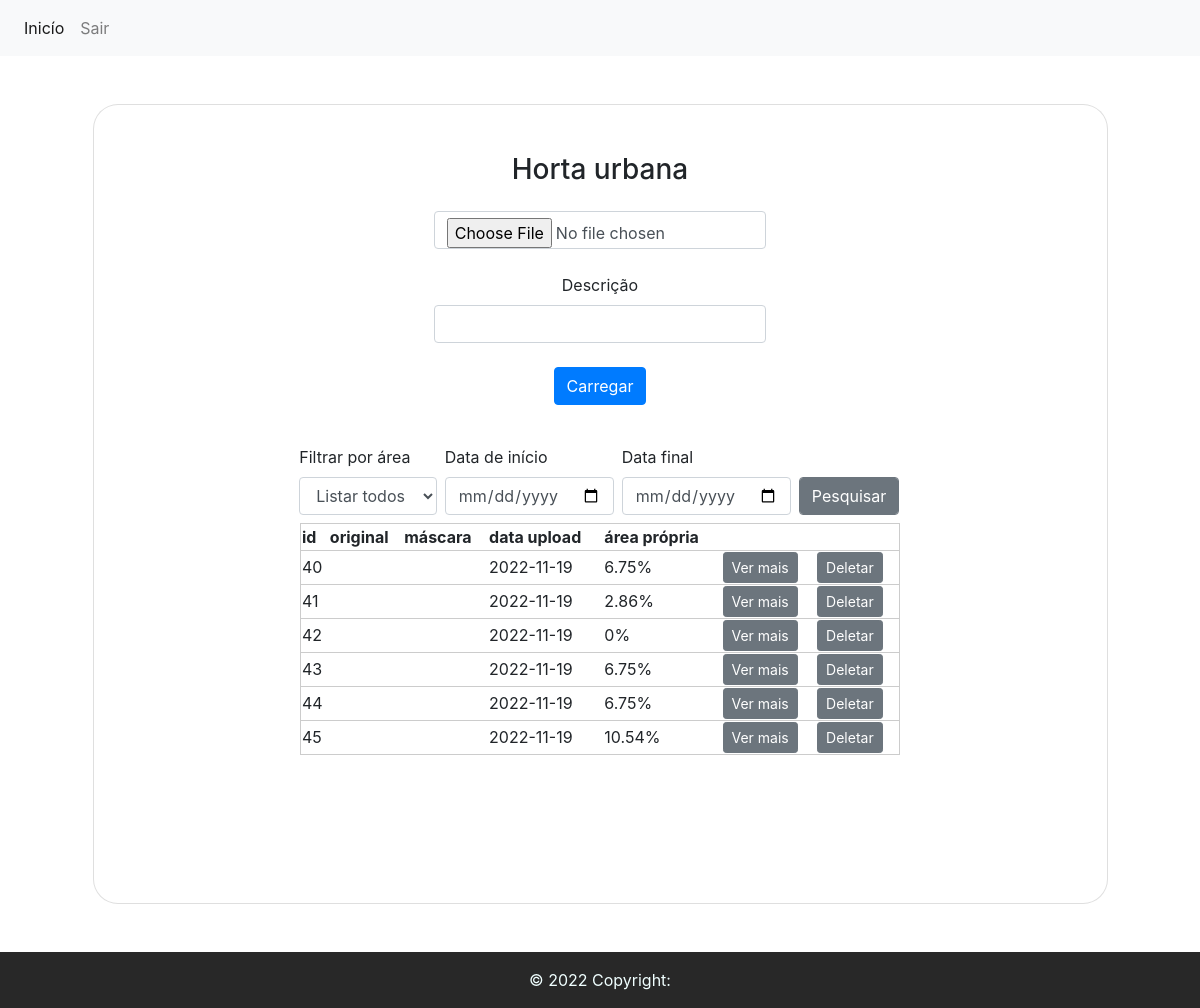
The page /index/1 (signed in) on the database as committed earlier.
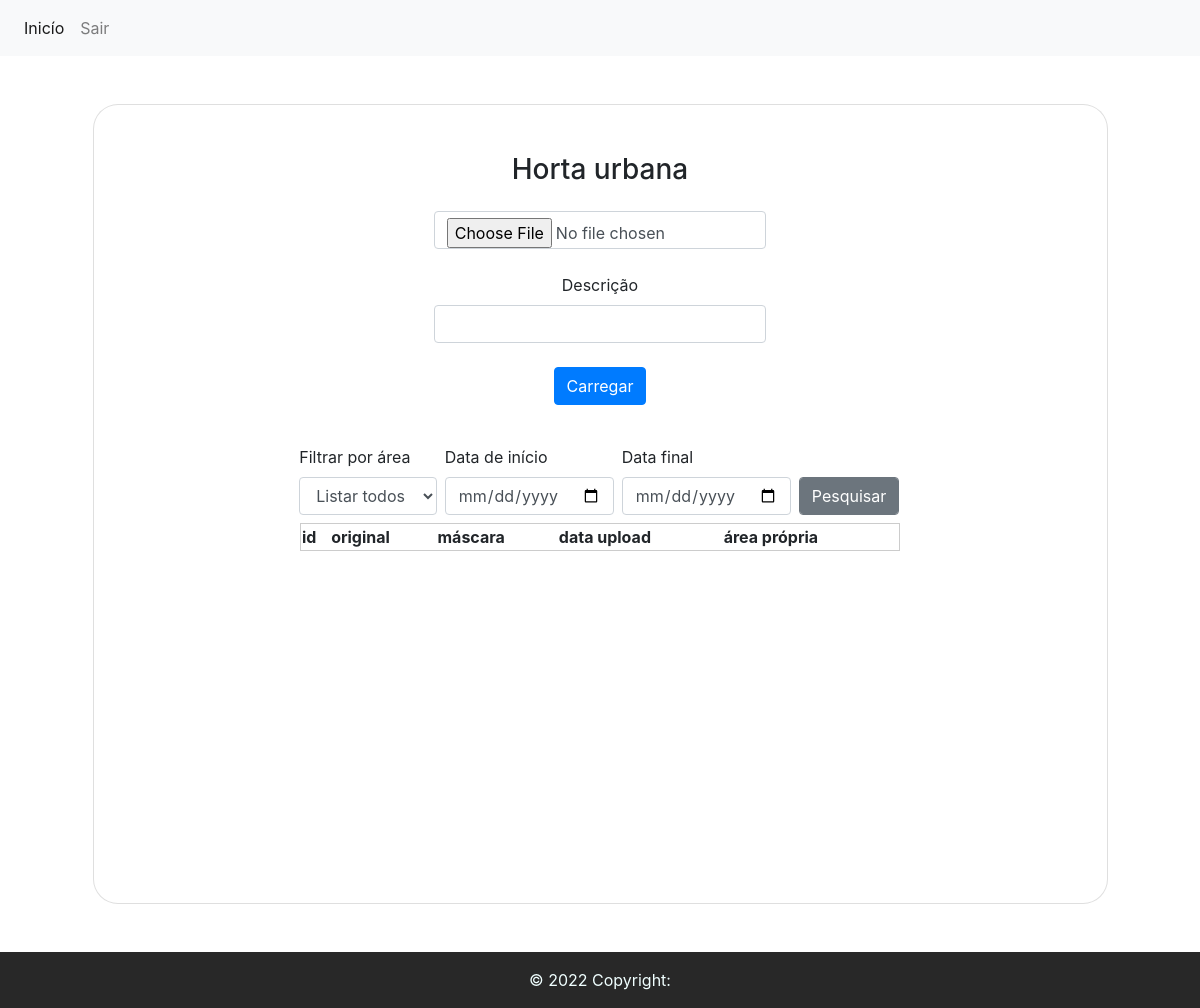
The same page on the database as committed later.
### tables this page shows
CREATE TABLE image (id INTEGER PRIMARY KEY NOT NULL, image_name STRING (256), description VARCHAR (512), image_path STRING (256), mask_path STRING (256), result_path VARCHAR (256), proper_area NUMERIC, date_upload DATE, polygon VARCHAR (1024), area NUMERIC, user_id INTEGER REFERENCES user (id));

### app.py (the view, shortened to what this page needs)
@app.route("/index/<id>", methods=('GET', 'POST'))
def index(id):
    if session.get("id"):
        session_id = session['id'][0]
    else:
        session_id = 0
    if id == session_id:
        conn = get_db_connection()
        posts = conn.execute('SELECT * FROM image where user_id = (?)', [id]).fetchall()
        conn.close()
        if request.method == 'GET':
            return render_template('index.html', posts=posts)
    else:
        return redirect(url_for('logout'))

### app.py (called while the page is built)
def get_db_connection():
    conn = sqlite3.connect('gardens.db')
    conn.row_factory = sqlite3.Row
    return conn

### templates/index.html (shortened to what this page needs)
<!DOCTYPE html>
<html lang="pt-br">
<head>
    <link rel="stylesheet" href="https://cdn.jsdelivr.net/npm/bootstrap@4.3.1/dist/css/bootstrap.min.css"
>
</head>
<body>
    {% block y %}
    {% if session.id %}
    <nav class="navbar navbar-expand-lg navbar-light bg-light">
        <div class="collapse navbar-collapse" id="navbarNavAltMarkup">
          <div class="navbar-nav">
            <a class="nav-item nav-link active" href="/home2">Inicío<span class="sr-only">(current)</span></a>
            <a class="nav-item nav-link" href="/logout">Sair</a>
          </div>
        </div>
      </nav>
    <section>
        <div class="container h-100 mt-5 mb-5">
            <div class="row d-flex justify-content-center align-items-center h-100">
                <div class="col-lg-12 col-xl-11">
                    <div class="card text-black" style="min-height: 800px; border-radius: 25px;">
                        <div class="card-body p-md-5">
                            <div class="row justify-content-center">
                                <div class="col-md-10 col-lg-6 col-xl-5 order-2 order-lg-1">
                                    <h3 class="text-center">Horta urbana</h3>
                                    <form class="p-3 text-center" id="form1" method="post"
                                        enctype="multipart/form-data">
                                        <div class="d-flex flex-row align-items-center mb-4">
                                            <div class="form-outline flex-fill mb-0">
                                                <input class="form-control" type="file" name="file" id="file" accept=".jpg,.jpeg,.png,.tif,.tiff">
                                            </div>
                                        </div>
                                        <div class="d-flex flex-row align-items-center mb-4">
                                            <div class="form-outline flex-fill mb-0">
                                                <label class="form-label" for="description">Descrição</label>
                                                <input class="form-control" type="text" name="description"
                                                    id="description">
                                                <input type="submit" class="btn btn-primary mt-2" value="Carregar"
                                                    name="button" id="button" onclick="check_inputs()" />
                                            </div>
                                        </div>
                                    </form>
                                    <form class="mx-1 mx-md-4" method="post" enctype="multipart/form-data">
                                        <div class="d-flex flex-row align-items-center"
                                            style="width: 600px; margin-left: -45%;">
                                            <div class="form-outline flex-fill mb-2 mr-2">
                                                <label class="form-label" for="date_start">Filtrar por área</label>
                                                <select class="form-control" id="comp_select" name="comp_select">
                                                    <option selected>Listar todos</option>
                                                </select>
                                            </div>
                                            <div class="form-outline flex-fill mb-2 mr-2">
                                                <label class="form-label" for="date_start">Data de início</label>
                                                <input class="form-control" type="date" id="date_start"
                                                    name="date_start" value="{{ request.form['date_start'] }}">
                                            </div>
                                            <div class="form-outline flex-fill mb-2 mr-2">
                                                <label class="form-label" for="date_start">Data final</label>
                                                <input class="form-control" type="date" id="date_end" name="date_end"
                                                    value="{{ request.form['date_end'] }}">
                                            </div>
                                            <div class="form-outline flex-fill mt-4">
                                                <input type="submit" class="btn btn-secondary form-control"
                                                    value="Pesquisar" name="button" id="button" />
                                            </div>
                                        </div>
                                    </form>
                                    <div class="d-flex flex-row align-items-center mb-4 justify-content-center">
                                        <div class="form-outline flex-fill mb-0">
                                            <table>
                                                <thead>
                                                    <tr>
                                                        <th>id</th>
                                                        <th>original</th>
                                                        <th>máscara</th>
                                                        <th>data upload</th>
                                                        <th>área própria</th>
                                                        <th></th>
                                                        <th></th>
                                                    </tr>
                                                </thead>
                                                <tbody>
                                                    {% for post in posts %}
                                                    <tr>
                                                        <form class="mx-1 mx-md-4" method="post"
                                                            enctype="multipart/form-data">
                                                            <td>{{ post['id'] }}</td>
                                                            <td> <img src="/{{ post['image_path'] }}" alt=""></td>
                                                            <td> <img src="/{{ post['mask_path'] }}" alt=""></td>
                                                            <td>{{ post['date_upload'] }}</td>
                                                            <td>{{ post['proper_area'] }}%</td>
                                                            <td><input type="submit" class="btn btn-secondary btn-sm"
                                                                    value="Ver mais" name="button" id="button" /></td>
                                                            <td><input type="submit" class="btn btn-secondary btn-sm"
                                                                    value="Deletar" name="button" id="button"
                                                                    onclick="return confirm('Excluir item?')" /></td>
                                                        </form>
                                                    </tr>
                                                    {% endfor %}
                                                </tbody>
                                            </table>
                                        </div>
                                    </div>
                                </div>
                            </div>
                        </div>
                    </div>
                </div>
            </div>
        </div>
    </section>
    {% else %}
    Você não está logado. <a href="/login">Fazer login.</a>.
    {% endif %}
    {% endblock %}
    <footer class="footer" style="background-color: #282828;">
        <div class="text-center p-3" style="background-color: #282828; color: azure;">
            © 2022 Copyright:
        </div>
    </footer>
</body>
</html>

### templates/index.html (style rules this page uses)
body { background-color: rgb(255, 255, 255); }
table, tr { padding: 30%; width: 600px; align-items: center; border: 1px solid #ccc; }

Rows that differ between the two databases and show on the page:
removed image: id "40", date_upload "2022-11-19", proper_area "6.75"
removed image: id "41", date_upload "2022-11-19", proper_area "2.86"
removed image: id "42", date_upload "2022-11-19", proper_area "0"
removed image: id "43", date_upload "2022-11-19", proper_area "6.75"
removed image: id "44", date_upload "2022-11-19", proper_area "6.75"
removed image: id "45", date_upload "2022-11-19", proper_area "10.54"
